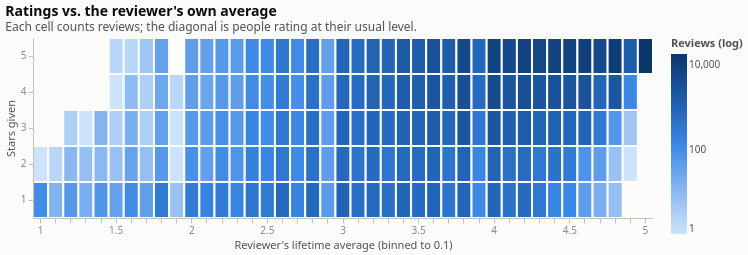

This figure's notebook cell:
### Markdown cell above
## 5. rating_vs_reviewer_avg — heatmap

The query's grain is already a 2D histogram (stars given × reviewer's binned
lifetime average), and the job is magnitude over a grid, so the form is a
heatmap with a sequential ramp. Counts span 1 to ~14,000, so the color scale
is log — linear would flatten everything but the (5, 5.0) cell.

### Code cell
alt.Chart(results["rating_vs_reviewer_avg"]).mark_rect(
    # a hairline gap between cells, in the surface color, so fills never touch
    stroke=SURFACE,
    strokeWidth=2,
).encode(
    x=alt.X(
        "reviewer_avg_bin:O",
        title="Reviewer's lifetime average (binned to 0.1)",
        axis=alt.Axis(labelAngle=0, labelExpr=SPARSE_DECIMAL_LABELS),
    ),
    y=alt.Y("stars:O", sort="descending", title="Stars given"),
    color=alt.Color(
        "review_count:Q",
        scale=alt.Scale(type="log", range=SEQ_RAMP),
        title="Reviews (log)",
    ),
    tooltip=[
        alt.Tooltip("stars:O", title="Stars given"),
        alt.Tooltip("reviewer_avg_bin:O", title="Reviewer avg"),
        alt.Tooltip("review_count:Q", title="Reviews", format=","),
        alt.Tooltip("above_reviewer_avg:Q", title="Above own avg", format="+.1f"),
    ],
).properties(
    width=620,
    height=180,
    title=alt.Title(
        "Ratings vs. the reviewer's own average",
        subtitle="Each cell counts reviews; the diagonal is people rating at their usual level.",
    ),
)

### Figure 1 — Vega-Lite specification as saved in the notebook (floating-point values rounded to 4 significant figures; data arrays with more than 128 entries replaced by an {"elided": "..."} marker saying what was removed)
{"config": {"background": "#fcfcfb", "font": "system-ui, -apple-system, \"Segoe UI\", sans-serif", "view": {"stroke": null}, "axis": {"labelColor": "#898781", "titleColor": "#52514e", "gridColor": "#e1e0d9", "domainColor": "#c3c2b7", "tickColor": "#c3c2b7", "titleFontWeight": "normal"}, "legend": {"labelColor": "#52514e", "titleColor": "#52514e"}, "title": {"color": "#0b0b0b", "fontSize": 14, "fontWeight": "bold", "anchor": "start", "subtitleColor": "#52514e", "subtitleFontSize": 12}}, "data": {"name": "data-e36c3db42a5d9caf7923e1f88d7ef4f6"}, "mark": {"type": "rect", "stroke": "#fcfcfb", "strokeWidth": 2}, "encoding": {"color": {"field": "review_count", "scale": {"range": ["#cde2fb", "#9ec5f4", "#6da7ec", "#3987e5", "#256abf", "#184f95", "#0d366b"], "type": "log"}, "title": "Reviews (log)", "type": "quantitative"}, "tooltip": [{"field": "stars", "title": "Stars given", "type": "ordinal"}, {"field": "reviewer_avg_bin", "title": "Reviewer avg", "type": "ordinal"}, {"field": "review_count", "format": ",", "title": "Reviews", "type": "quantitative"}, {"field": "above_reviewer_avg", "format": "+.1f", "title": "Above own avg", "type": "quantitative"}], "x": {"axis": {"labelAngle": 0, "labelExpr": "test(/^[0-9]+$/, datum.label) || test(/[.]5$/, datum.label) ? datum.label : ''"}, "field": "reviewer_avg_bin", "title": "Reviewer's lifetime average (binned to 0.1)", "type": "ordinal"}, "y": {"field": "stars", "sort": "descending", "title": "Stars given", "type": "ordinal"}}, "height": 180, "title": {"text": "Ratings vs. the reviewer's own average", "subtitle": "Each cell counts reviews; the diagonal is people rating at their usual level."}, "width": 620, "$schema": "https://vega.github.io/schema/vega-lite/v6.4.1.json", "datasets": {"data-e36c3db42a5d9caf7923e1f88d7ef4f6": {"elided": "187 records"}}}
